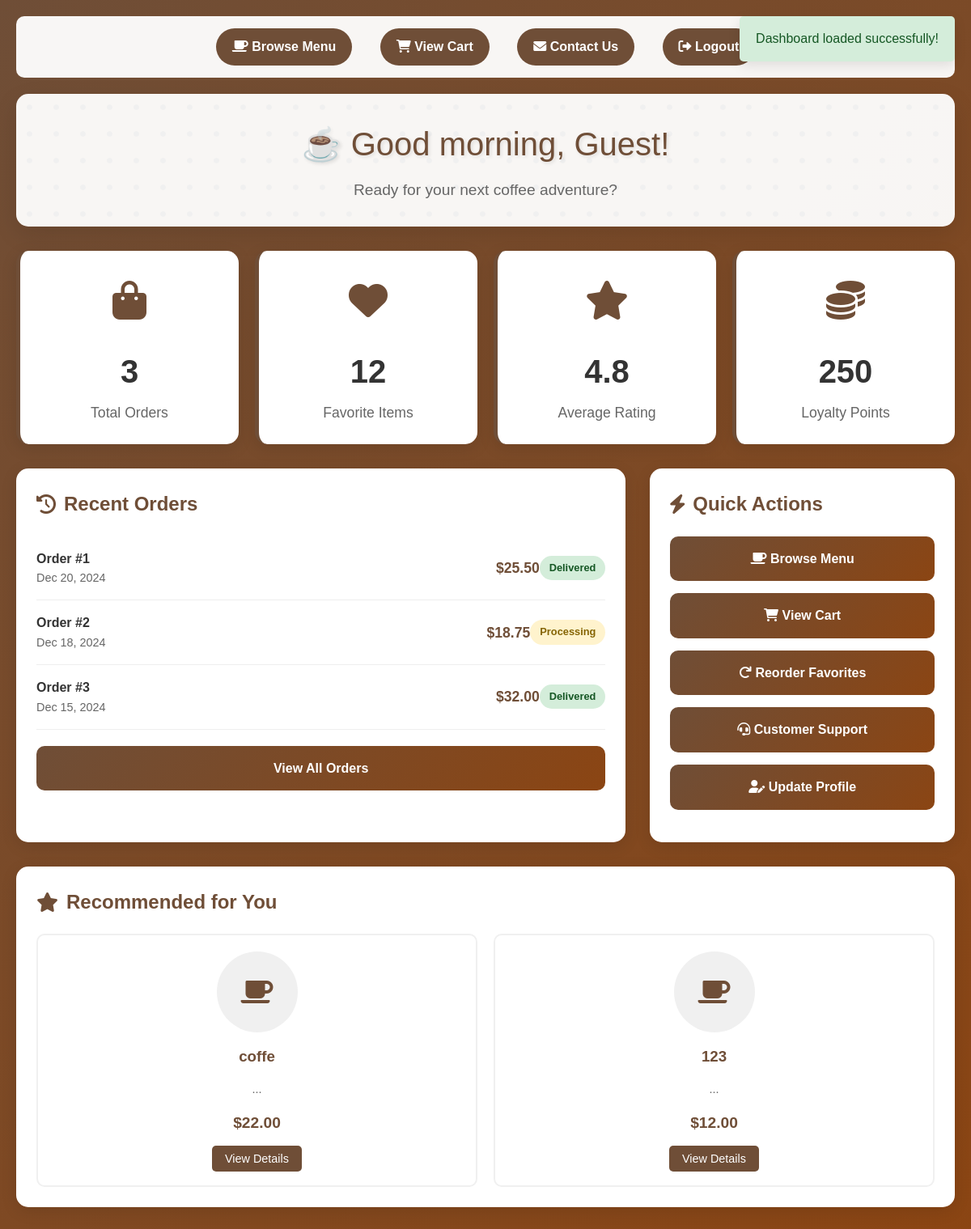
Screenshot of /user_dashboard.php (signed in) with the database file from the repository.
### tables this page shows
CREATE TABLE `products` (
  `id` int(11) NOT NULL,
  `name` varchar(255) NOT NULL,
  `price` decimal(10,2) NOT NULL,
  `quantity` int(11) NOT NULL,
  `image_path` varchar(255) DEFAULT NULL,
  `description` text DEFAULT NULL,
  `ingredients` text DEFAULT NULL,
  `preparation_method` text DEFAULT NULL
);

### functions.php (called while the page is built, shortened)
<?php
require_once __DIR__ . '/config.php';
function getProducts()
{
    global $conn;
    $sql = "SELECT id, name, price, quantity, image_path FROM products";
    $result = $conn->query($sql);
    $products = [];
    if ($result->num_rows > 0) {
        while ($row = $result->fetch_assoc()) {
            $products[] = $row;
        }
    }
    return $products;
}

### user_dashboard.php (the view, shortened to what this page needs)
<?php
require_once 'functions.php';
$recent_orders = [
  ['id' => 1, 'date' => '2024-12-20', 'total' => 25.50, 'status' => 'Delivered'],
  ['id' => 2, 'date' => '2024-12-18', 'total' => 18.75, 'status' => 'Processing'],
  ['id' => 3, 'date' => '2024-12-15', 'total' => 32.00, 'status' => 'Delivered']
];
$featured_products = array_slice(getProducts(), 0, 3);
?>
<!DOCTYPE html>
<html lang="en">
<head>
  <link rel="stylesheet" href="style.css">
  <link rel="stylesheet" href="https://cdnjs.cloudflare.com/ajax/libs/font-awesome/6.0.0-beta3/css/all.min.css">
</head>
<body>
  <div class="dashboard-container">
    <div class="navigation-bar fade-in">
      <a href="menu.php" class="nav-link"><i class="fas fa-coffee"></i> Browse Menu</a>
      <a href="view_cart.php" class="nav-link"><i class="fas fa-shopping-cart"></i> View Cart</a>
      <a href="contact_us.php" class="nav-link"><i class="fas fa-envelope"></i> Contact Us</a>
      <a href="user_logout.php" class="nav-link"><i class="fas fa-sign-out-alt"></i> Logout</a>
    </div>
    <div class="dashboard-header fade-in">
      <div class="welcome-message bounce">
      </div>
      <p style="font-size: 1.2em; color: #666; margin: 0;">
        Ready for your next coffee adventure?
      </p>
    </div>
    <div class="user-stats">
      <div class="stat-card fade-in" style="animation-delay: 0.2s;">
        <div class="stat-icon bounce">
          <i class="fas fa-shopping-bag"></i>
        </div>
        <div class="stat-number"><?php echo count($recent_orders); ?></div>
        <div class="stat-label">Total Orders</div>
      </div>
      <div class="stat-card fade-in" style="animation-delay: 0.4s;">
        <div class="stat-icon bounce">
          <i class="fas fa-heart"></i>
        </div>
        <div class="stat-number">12</div>
        <div class="stat-label">Favorite Items</div>
      </div>
      <div class="stat-card fade-in" style="animation-delay: 0.6s;">
        <div class="stat-icon bounce">
          <i class="fas fa-star"></i>
        </div>
        <div class="stat-number">4.8</div>
        <div class="stat-label">Average Rating</div>
      </div>
      <div class="stat-card fade-in" style="animation-delay: 0.8s;">
        <div class="stat-icon bounce">
          <i class="fas fa-coins"></i>
        </div>
        <div class="stat-number">250</div>
        <div class="stat-label">Loyalty Points</div>
      </div>
    </div>
    <div class="dashboard-grid">
      <div class="recent-orders fade-in" style="animation-delay: 1s;">
        <h2 class="section-title">
          <i class="fas fa-history"></i>
          Recent Orders
        </h2>
        <?php if (empty($recent_orders)): ?>
          <p style="text-align: center; color: #666; padding: 20px;">
            No orders yet. <a href="menu.php" style="color: #6F4E37;">Start shopping!</a>
          </p>
        <?php else: ?>
          <?php foreach ($recent_orders as $order): ?>
            <div class="order-item">
              <div class="order-info">
                <div class="order-id">Order #<?php echo $order['id']; ?></div>
                <div class="order-date"><?php echo date('M j, Y', strtotime($order['date'])); ?></div>
              </div>
              <div class="order-total">$<?php echo number_format($order['total'], 2); ?></div>
              <div class="order-status <?php echo 'status-' . strtolower($order['status']); ?>">
                <?php echo $order['status']; ?>
              </div>
            </div>
          <?php endforeach; ?>
        <?php endif; ?>
        <div style="text-align: center; margin-top: 20px;">
          <a href="#" class="action-button">View All Orders</a>
        </div>
      </div>
      <div class="quick-actions fade-in" style="animation-delay: 1.2s;">
        <h2 class="section-title">
          <i class="fas fa-bolt"></i>
          Quick Actions
        </h2>
        <a href="menu.php" class="action-button">
          <i class="fas fa-coffee"></i> Browse Menu
        </a>
        <a href="view_cart.php" class="action-button">
          <i class="fas fa-shopping-cart"></i> View Cart
        </a>
        <a href="#" class="action-button">
          <i class="fas fa-redo"></i> Reorder Favorites
        </a>
        <a href="contact_us.php" class="action-button">
          <i class="fas fa-headset"></i> Customer Support
        </a>
        <a href="#" class="action-button">
          <i class="fas fa-user-edit"></i> Update Profile
        </a>
      </div>
    </div>
    <div class="featured-products fade-in" style="animation-delay: 1.4s;">
      <h2 class="section-title">
        <i class="fas fa-star"></i>
        Recommended for You
      </h2>
      <div class="products-grid">
        <?php foreach ($featured_products as $product): ?>
          <div class="product-card">
            <div class="product-image">
              <i class="fas fa-coffee"></i>
            </div>
            <h3 style="color: #6F4E37; margin-bottom: 10px;">
              <?php echo htmlspecialchars($product['name']); ?>
            </h3>
            <p style="color: #666; font-size: 0.9em; margin-bottom: 15px;">
              <?php echo htmlspecialchars(substr($product['description'], 0, 60)) . '...'; ?>
            </p>
            <div style="font-weight: bold; color: #6F4E37; font-size: 1.2em; margin-bottom: 15px;">
              $<?php echo number_format($product['price'], 2); ?>
            </div>
            <a href="product_details.php?id=<?php echo $product['id']; ?>"
              style="background: #6F4E37; color: white; padding: 8px 16px; text-decoration: none; border-radius: 5px; font-size: 0.9em;">
              View Details
            </a>
          </div>
        <?php endforeach; ?>
      </div>
    </div>
  </div>
</body>
</html>

### style.css (style rules this page uses)
*, *::before, *::after { box-sizing: border-box; }
body { font-family: 'Inter', Arial, sans-serif; margin: 0; padding: 20px; background-color: #f8f9fa; color: #333; line-height: 1.6; }
h1, h2, h3, h4, h5, h6 { color: #343a40; margin-top: 0; margin-bottom: 15px; }
p { margin-bottom: 10px; }
a { color: #007bff; text-decoration: none; transition: color 0.3s ease; }

### user_dashboard.php (style rules this page uses)
body { font-family: 'Arial', sans-serif; background: linear-gradient(135deg, #6F4E37 0%, #8B4513 100%); margin: 0; padding: 0; min-height: 100vh; }
.dashboard-container { max-width: 1200px; margin: 0 auto; padding: 20px; }
.dashboard-header { background: rgba(255, 255, 255, 0.95); padding: 30px; border-radius: 15px; margin-bottom: 30px; box-shadow: 0 10px 30px rgba(0, 0, 0, 0.1); text-align: center; }
.welcome-message { font-size: 2.5em; color: #6F4E37; margin-bottom: 10px; text-shadow: 2px 2px 4px rgba(0, 0, 0, 0.1); }
.user-stats { display: grid; grid-template-columns: repeat(auto-fit, minmax(250px, 1fr)); gap: 20px; margin-bottom: 30px; }
.stat-card { background: white; padding: 25px; border-radius: 15px; box-shadow: 0 5px 20px rgba(0, 0, 0, 0.1); text-align: center; transition: transform 0.3s ease, box-shadow 0.3s ease; border-left: 5px solid #6F4E37; }
.stat-icon { font-size: 3em; color: #6F4E37; margin-bottom: 15px; }
.stat-number { font-size: 2.5em; font-weight: bold; color: #333; margin-bottom: 5px; }
.stat-label { color: #666; font-size: 1.1em; }
.dashboard-grid { display: grid; grid-template-columns: 2fr 1fr; gap: 30px; margin-bottom: 30px; }
.recent-orders, .quick-actions { background: white; padding: 25px; border-radius: 15px; box-shadow: 0 5px 20px rgba(0, 0, 0, 0.1); }
.section-title { font-size: 1.5em; color: #6F4E37; margin-bottom: 20px; display: flex; align-items: center; }
.section-title i { margin-right: 10px; }
.order-item { display: flex; justify-content: space-between; align-items: center; padding: 15px 0; border-bottom: 1px solid #eee; }
.order-info { flex: 1; }
.order-id { font-weight: bold; color: #333; }
.order-date { color: #666; font-size: 0.9em; }
.order-total { font-weight: bold; color: #6F4E37; font-size: 1.1em; }
.order-status { padding: 5px 12px; border-radius: 20px; font-size: 0.8em; font-weight: bold; }
.status-delivered { background: #d4edda; color: #155724; }
.status-processing { background: #fff3cd; color: #856404; }
.action-button { display: block; background: linear-gradient(135deg, #6F4E37, #8B4513); color: white; padding: 15px 20px; text-decoration: none; border-radius: 10px; margin-bottom: 15px; text-align: center; transition: transform 0.3s ease; font-weight: bold; }
.featured-products { background: white; padding: 25px; border-radius: 15px; box-shadow: 0 5px 20px rgba(0, 0, 0, 0.1); margin-bottom: 30px; }
.products-grid { display: grid; grid-template-columns: repeat(auto-fit, minmax(200px, 1fr)); gap: 20px; margin-top: 20px; }
.product-card { text-align: center; padding: 20px; border: 2px solid #f0f0f0; border-radius: 10px; transition: border-color 0.3s ease; }
.product-image { width: 100px; height: 100px; background: #f0f0f0; border-radius: 50%; margin: 0 auto 15px; display: flex; align-items: center; justify-content: center; font-size: 2em; color: #6F4E37; }
.navigation-bar { background: rgba(255, 255, 255, 0.95); padding: 15px 0; border-radius: 10px; margin-bottom: 20px; text-align: center; }
.nav-link { display: inline-block; margin: 0 15px; padding: 10px 20px; background: #6F4E37; color: white; text-decoration: none; border-radius: 25px; transition: background-color 0.3s ease; font-weight: bold; }
.fade-in { animation: fadeIn 0.8s ease-in; }
.bounce { animation: bounce 2s infinite; }

### rows the page displays
products: name "coffe", price "22.00"
products: name "123", price "12.00"

### other values shown
count($recent_orders) "3"
$order['id'] "1"
date('M j, Y', strtotime($order['date'])) "Dec 20, 2024"
$order['total'] "25.50"
$order['status'] "Delivered"
$order['id'] "2"
date('M j, Y', strtotime($order['date'])) "Dec 18, 2024"
$order['total'] "18.75"
$order['status'] "Processing"
$order['id'] "3"
date('M j, Y', strtotime($order['date'])) "Dec 15, 2024"
$order['total'] "32.00"
